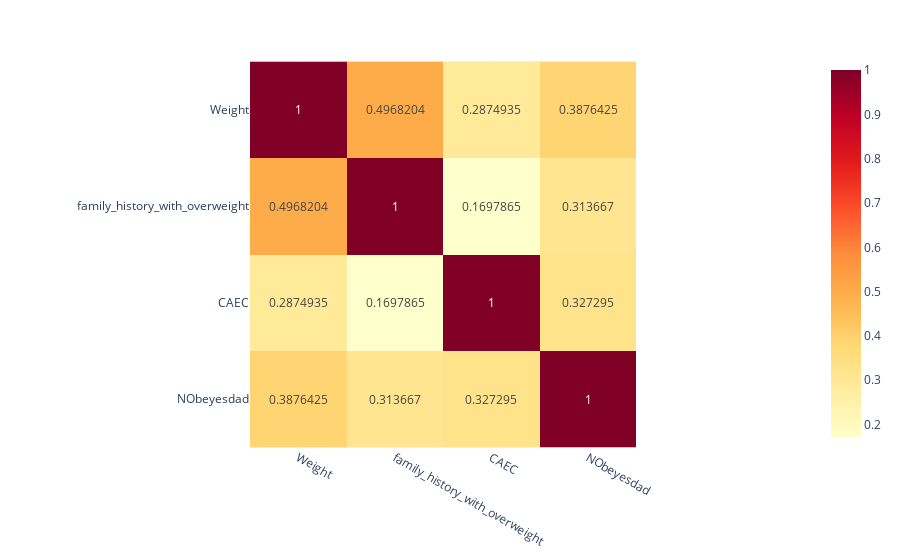

Source (notebook cell):
### Code cell
# Filtering by NObeyesdad correlation values which have 0.3 score or more

obesity_highest_corr = df.corr().query("NObeyesdad > 0.3")[
    df.corr().query("NObeyesdad > 0.3").index
]

px.imshow(obesity_highest_corr, text_auto=True, color_continuous_scale="ylorrd")

### Figure 1 — Plotly figure (JSON) as saved in the notebook; plotly's stock layout.template omitted (floating-point values rounded to 4 significant figures)
{"data": [{"coloraxis": "coloraxis", "hovertemplate": "x: %{x}<br>y: %{y}<br>color: %{z}<extra></extra>", "name": "0", "texttemplate": "%{z}", "type": "heatmap", "x": ["Weight", "family_history_with_overweight", "CAEC", "NObeyesdad"], "xaxis": "x", "y": ["Weight", "family_history_with_overweight", "CAEC", "NObeyesdad"], "yaxis": "y", "z": [[1, 0.4968, 0.2875, 0.3876], [0.4968, 1, 0.1698, 0.3137], [0.2875, 0.1698, 1, 0.3273], [0.3876, 0.3137, 0.3273, 1]]}], "layout": {"coloraxis": {"colorscale": [[0, "rgb(255,255,204)"], [0.125, "rgb(255,237,160)"], [0.25, "rgb(254,217,118)"], [0.375, "rgb(254,178,76)"], [0.5, "rgb(253,141,60)"], [0.625, "rgb(252,78,42)"], [0.75, "rgb(227,26,28)"], [0.875, "rgb(189,0,38)"], [1, "rgb(128,0,38)"]]}, "margin": {"t": 60}, "xaxis": {"anchor": "y", "constrain": "domain", "domain": [0, 1], "scaleanchor": "y"}, "yaxis": {"anchor": "x", "autorange": "reversed", "constrain": "domain", "domain": [0, 1]}}}
